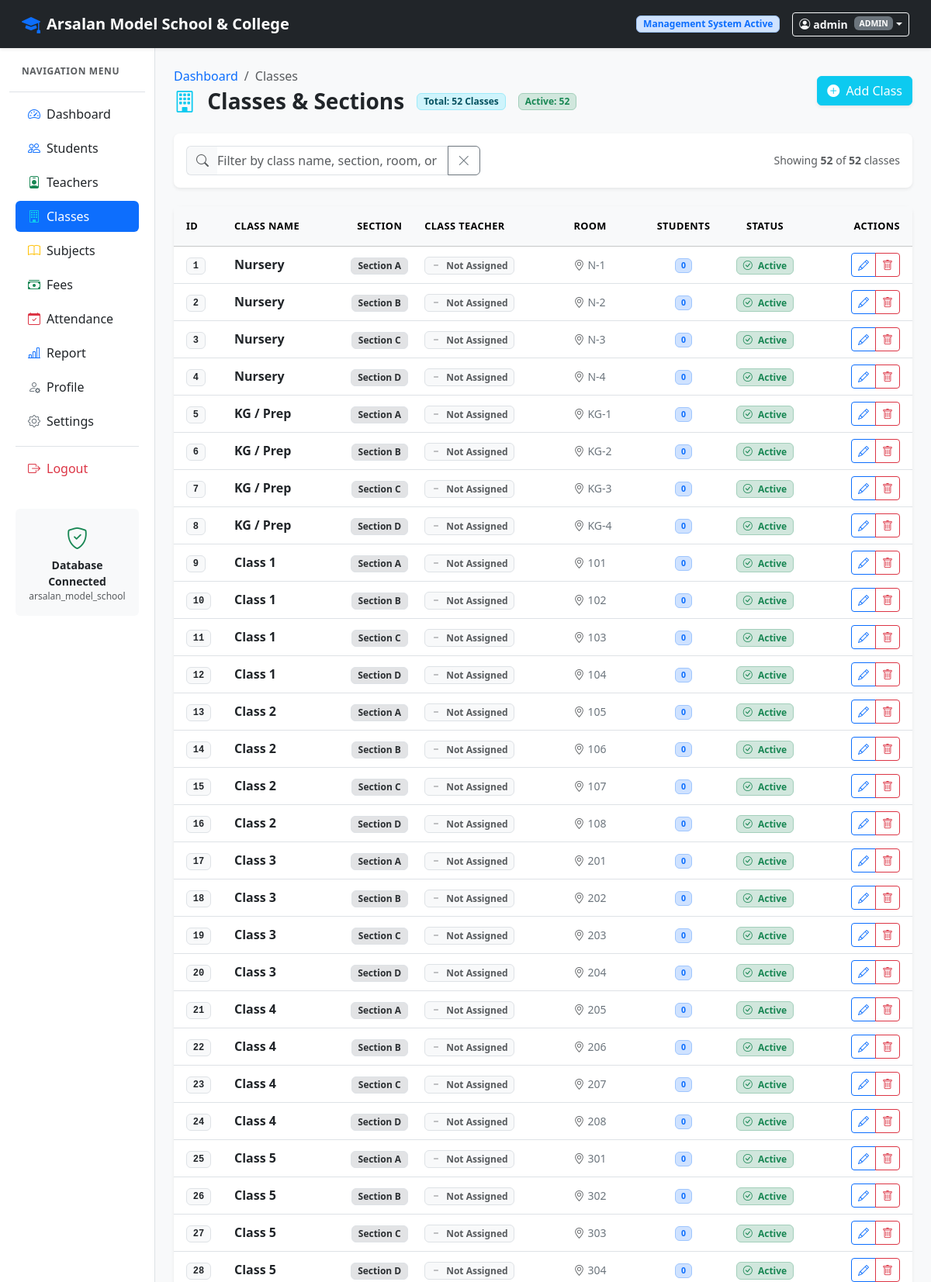
/ArsalanModelSchool/classes/classes.php (signed in, upper part), run on the app's committed database.
### tables this page shows
CREATE TABLE `classes` (
    `id`               INT         NOT NULL AUTO_INCREMENT,
    `class_name`       VARCHAR(50) NOT NULL,
    `section`          VARCHAR(10) NOT NULL DEFAULT 'A',
    `class_teacher_id` INT         NULL DEFAULT NULL,
    `room_number`      VARCHAR(20) NOT NULL DEFAULT '',
    `status`           ENUM('active','inactive') NOT NULL DEFAULT 'active',
    `created_at`       TIMESTAMP   NOT NULL DEFAULT CURRENT_TIMESTAMP,
    PRIMARY KEY (`id`)
);

### ArsalanModelSchool/database.php (called while the page is built, shortened)
<?php
function get_db(): mysqli {
    static $conn = null;
    if ($conn === null) {
        $conn = @new mysqli(DB_HOST, DB_USER, DB_PASS, DB_NAME, DB_PORT);
        $conn->set_charset('utf8mb4');
    }
    return $conn;
}
function db_query(string $sql, array $params = [], string $types = ''): mysqli_stmt {
    $conn = get_db();
    $stmt = $conn->prepare($sql);
    if (!$stmt->execute()) {
        die('Query Execution Failed: ' . htmlspecialchars($stmt->error) . ' | Query: ' . htmlspecialchars($sql));
    }
    return $stmt;
}
function db_fetch_all(string $sql, array $params = [], string $types = ''): array {
    $stmt = db_query($sql, $params, $types);
    $result = $stmt->get_result();
    $rows = [];
    if ($result) {
        while ($row = $result->fetch_assoc()) {
            $rows[] = $row;
        }
    }
    return $rows;
}
function h($string): string {
    return htmlspecialchars((string)$string, ENT_QUOTES, 'UTF-8');
}

### ArsalanModelSchool/classes/classes.php (the view, shortened to what this page needs)
<?php
require_once __DIR__ . '/../database.php';
$classes = db_fetch_all(
    "SELECT c.*,
            (SELECT COUNT(*) FROM students s WHERE s.class_id = c.id) AS student_count
     FROM classes c
     ORDER BY c.id ASC"
);
$total_classes = count($classes);
$active_classes = count(array_filter($classes, fn($c) => $c['status'] === 'active'));
require_once __DIR__ . '/../layout.php';
?>
<div class="d-flex justify-content-between align-items-center flex-wrap gap-2 mb-4">
    <div>
        <nav aria-label="breadcrumb">
            <ol class="breadcrumb mb-1">
                <li class="breadcrumb-item"><a href="../dashboard.php" class="text-decoration-none">Dashboard</a></li>
                <li class="breadcrumb-item active" aria-current="page">Classes</li>
            </ol>
        </nav>
        <div class="d-flex align-items-center gap-3">
            <h2 class="h3 fw-bold text-dark mb-0">
                <i class="bi bi-building text-info me-2"></i> Classes &amp; Sections
            </h2>
            <span class="badge bg-info-subtle text-info-emphasis border border-info-subtle px-2 py-1" id="totalClassesBadge">
                Total: <?= number_format($total_classes); ?> Classes
            </span>
            <span class="badge bg-success-subtle text-success border border-success-subtle px-2 py-1" id="activeClassesBadge">
                Active: <?= number_format($active_classes); ?>
            </span>
        </div>
    </div>
    <div>
        <button type="button" class="btn btn-info text-white shadow-sm" id="btnOpenAddModal">
            <i class="bi bi-plus-circle-fill me-1"></i> Add Class
        </button>
    </div>
</div>
<div class="card border-0 shadow-sm rounded-3 mb-4">
    <div class="card-body p-3">
        <div class="row g-2 align-items-center">
            <div class="col-md-6 col-lg-5">
                <div class="input-group">
                    <span class="input-group-text bg-light text-muted border-end-0">
                        <i class="bi bi-search"></i>
                    </span>
                    <input type="text"
                           class="form-control border-start-0 ps-0"
                           id="classSearchInput"
                           placeholder="Filter by class name, section, room, or teacher..."
                           autocomplete="off">
                    <button class="btn btn-outline-secondary" type="button" id="btnClearSearch" title="Clear filter">
                        <i class="bi bi-x-lg"></i>
                    </button>
                </div>
            </div>
            <div class="col-md-6 col-lg-7 text-md-end text-muted small">
                Showing <strong id="visibleCount"><?= $total_classes; ?></strong> of <strong><?= $total_classes; ?></strong> classes
            </div>
        </div>
    </div>
</div>
<div class="card border-0 shadow-sm rounded-3">
    <div class="table-responsive">
        <table class="table table-hover align-middle mb-0" id="classesTable">
            <thead class="table-light text-muted text-uppercase" style="font-size: 0.8rem; letter-spacing: 0.03em;">
                <tr>
                    <th class="ps-3 py-3" style="width: 70px;">ID</th>
                    <th class="py-3">Class Name</th>
                    <th class="py-3 text-center" style="width: 100px;">Section</th>
                    <th class="py-3">Class Teacher</th>
                    <th class="py-3">Room</th>
                    <th class="py-3 text-center" style="width: 110px;">Students</th>
                    <th class="py-3 text-center" style="width: 100px;">Status</th>
                    <th class="pe-3 py-3 text-end" style="width: 140px;">Actions</th>
                </tr>
            </thead>
            <tbody id="classesTableBody">
                <?php if (empty($classes)): ?>
                    <tr id="noRecordsRow">
                        <td colspan="8" class="text-center py-5 text-muted">
                            <i class="bi bi-building fs-1 d-block mb-2 text-secondary"></i>
                            <h6 class="fw-semibold">No classes found</h6>
                            <p class="small mb-3">Get started by creating your first school class.</p>
                            <button type="button" class="btn btn-sm btn-info text-white" onclick="openClassModal()">
                                Add Class
                            </button>
                        </td>
                    </tr>
                <?php else: ?>
                    <?php foreach ($classes as $c): ?>
                        <tr id="classRow<?= (int)$c['id']; ?>" data-class-name="<?= h(strtolower($c['class_name'])); ?>" data-section="<?= h(strtolower($c['section'])); ?>" data-room="<?= h(strtolower($c['room_number'])); ?>" data-teacher="<?= h(strtolower($c['class_teacher_name'] ?? '')); ?>">
                            <td class="ps-3">
                                <span class="badge bg-light text-dark border font-monospace">
                                    <?= (int)$c['id']; ?>
                                </span>
                            </td>
                            <td>
                                <strong class="text-dark class-name-cell"><?= h($c['class_name']); ?></strong>
                            </td>
                            <td class="text-center">
                                <span class="badge bg-secondary-subtle text-secondary-emphasis border px-2 py-1 section-cell">
                                    Section <?= h($c['section']); ?>
                                </span>
                            </td>
                            <td class="teacher-cell">
                                <?php if (!empty($c['class_teacher_name'])): ?>
                                    <span class="badge bg-success-subtle text-success-emphasis border border-success-subtle px-2 py-1">
                                        <i class="bi bi-person me-1"></i>
                                        <?= htmlspecialchars($c['class_teacher_name'], ENT_QUOTES, 'UTF-8'); ?>
                                    </span>
                                <?php else: ?>
                                    <span class="badge bg-light text-muted border">
                                        <i class="bi bi-dash me-1"></i> Not Assigned
                                    </span>
                                <?php endif; ?>
                            </td>
                            <td class="text-secondary small room-cell">
                                <i class="bi bi-geo-alt text-muted me-1"></i><?= h($c['room_number'] !== '' ? $c['room_number'] : 'N/A'); ?>
                            </td>
                            <td class="text-center small">
                                <span class="badge bg-primary-subtle text-primary border border-primary-subtle">
                                    <?= (int)($c['student_count'] ?? 0); ?>
                                </span>
                            </td>
                            <td class="text-center status-cell">
                                <?php if ($c['status'] === 'active'): ?>
                                    <span class="badge bg-success-subtle text-success border border-success-subtle px-2 py-1">
                                        <i class="bi bi-check-circle me-1"></i> Active
                                    </span>
                                <?php else: ?>
                                    <span class="badge bg-secondary-subtle text-secondary border border-secondary-subtle px-2 py-1">
                                        <i class="bi bi-dash-circle me-1"></i> Inactive
                                    </span>
                                <?php endif; ?>
                            </td>
                            <td class="pe-3 text-end">
                                <div class="btn-group btn-group-sm" role="group">
                                    <button type="button"
                                            class="btn btn-outline-primary"
                                            onclick="editClass(<?= (int)$c['id']; ?>)"
                                            title="Edit Class">
                                        <i class="bi bi-pencil"></i>
                                    </button>
                                    <button type="button"
                                            class="btn btn-outline-danger"
                                            onclick="deleteClass(<?= (int)$c['id']; ?>, '<?= h(addslashes($c['class_name'] . ' - ' . $c['section'])); ?>')"
                                            title="Delete Class">
                                        <i class="bi bi-trash"></i>
                                    </button>
                                </div>
                            </td>
                        </tr>
                    <?php endforeach; ?>
                <?php endif; ?>
            </tbody>
        </table>
    </div>
</div>
<?php
require_once __DIR__ . '/../layout_end.php';
?>

### data on the page
classes: id "1", class_name "Nursery", section "A", room_number "N-1", student_count "0", status "active" (drawn)
classes: id "2", class_name "Nursery", section "B", room_number "N-2", student_count "0", status "active" (drawn)
classes: id "3", class_name "Nursery", section "C", room_number "N-3", student_count "0", status "active" (drawn)
classes: id "4", class_name "Nursery", section "D", room_number "N-4", student_count "0", status "active" (drawn)
classes: id "5", class_name "KG / Prep", section "A", room_number "KG-1", student_count "0", status "active" (drawn)
classes: id "6", class_name "KG / Prep", section "B", room_number "KG-2", student_count "0", status "active" (drawn)
classes: id "7", class_name "KG / Prep", section "C", room_number "KG-3", student_count "0", status "active" (drawn)
classes: id "8", class_name "KG / Prep", section "D", room_number "KG-4", student_count "0", status "active" (drawn)
classes: id "9", class_name "Class 1", section "A", room_number "101", student_count "0", status "active" (drawn)
classes: id "10", class_name "Class 1", section "B", room_number "102", student_count "0", status "active" (drawn)
classes: id "11", class_name "Class 1", section "C", room_number "103", student_count "0", status "active" (drawn)
classes: id "12", class_name "Class 1", section "D", room_number "104", student_count "0", status "active" (drawn)
classes: id "13", class_name "Class 2", section "A", room_number "105", student_count "0", status "active" (drawn)
classes: id "14", class_name "Class 2", section "B", room_number "106", student_count "0", status "active" (drawn)
classes: id "15", class_name "Class 2", section "C", room_number "107", student_count "0", status "active" (drawn)
classes: id "16", class_name "Class 2", section "D", room_number "108", student_count "0", status "active" (drawn)
classes: id "17", class_name "Class 3", section "A", room_number "201", student_count "0", status "active" (drawn)
classes: id "18", class_name "Class 3", section "B", room_number "202", student_count "0", status "active" (drawn)
classes: id "19", class_name "Class 3", section "C", room_number "203", student_count "0", status "active" (drawn)
classes: id "20", class_name "Class 3", section "D", room_number "204", student_count "0", status "active" (drawn)
classes: id "21", class_name "Class 4", section "A", room_number "205", student_count "0", status "active" (drawn)
classes: id "22", class_name "Class 4", section "B", room_number "206", student_count "0", status "active" (drawn)
classes: id "23", class_name "Class 4", section "C", room_number "207", student_count "0", status "active" (drawn)
classes: id "24", class_name "Class 4", section "D", room_number "208", student_count "0", status "active" (drawn)
classes: id "25", class_name "Class 5", section "A", room_number "301", student_count "0", status "active" (drawn)
classes: id "26", class_name "Class 5", section "B", room_number "302", student_count "0", status "active" (drawn)
classes: id "27", class_name "Class 5", section "C", room_number "303", student_count "0", status "active" (drawn)
classes: id "28", class_name "Class 5", section "D", room_number "304", student_count "0", status "active" (drawn)

### other printed values
$user['username'] "admin"
$user['role'] "ADMIN"
$total_classes "52"
$active_classes "52"
